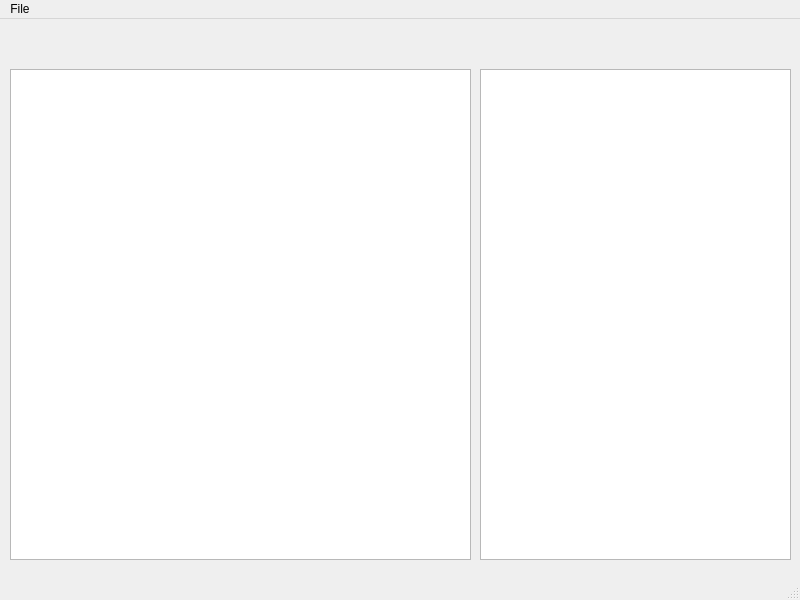
<?xml version="1.0" encoding="UTF-8"?>
<ui version="4.0">
 <class>MainWindow</class>
 <widget class="QMainWindow" name="MainWindow">
  <property name="geometry">
   <rect>
    <x>0</x>
    <y>0</y>
    <width>800</width>
    <height>600</height>
   </rect>
  </property>
  <property name="windowTitle">
   <string>MainWindow</string>
  </property>
  <widget class="QWidget" name="centralwidget">
   <widget class="QTableView" name="tableView">
    <property name="geometry">
     <rect>
      <x>10</x>
      <y>50</y>
      <width>461</width>
      <height>491</height>
     </rect>
    </property>
   </widget>
   <widget class="QPlainTextEdit" name="plainTextEdit">
    <property name="geometry">
     <rect>
      <x>480</x>
      <y>50</y>
      <width>311</width>
      <height>491</height>
     </rect>
    </property>
    <property name="readOnly">
     <bool>true</bool>
    </property>
   </widget>
  </widget>
  <widget class="QMenuBar" name="menubar">
   <property name="geometry">
    <rect>
     <x>0</x>
     <y>0</y>
     <width>800</width>
     <height>26</height>
    </rect>
   </property>
   <widget class="QMenu" name="menuFile">
    <property name="title">
     <string>File</string>
    </property>
    <addaction name="actionLoad"/>
    <addaction name="actionSave"/>
   </widget>
   <addaction name="menuFile"/>
  </widget>
  <widget class="QStatusBar" name="statusbar"/>
  <action name="actionLoad">
   <property name="text">
    <string>Load</string>
   </property>
  </action>
  <action name="actionSave">
   <property name="text">
    <string>Save</string>
   </property>
  </action>
 </widget>
 <resources/>
 <connections/>
</ui>
